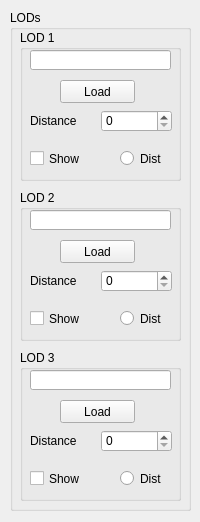
<?xml version="1.0" encoding="UTF-8"?>
<ui version="4.0">
 <class>lodsBox</class>
 <widget class="QWidget" name="lodsBox">
  <property name="geometry">
   <rect>
    <x>0</x>
    <y>0</y>
    <width>200</width>
    <height>522</height>
   </rect>
  </property>
  <property name="windowTitle">
   <string>Form</string>
  </property>
  <widget class="QGroupBox" name="groupBox">
   <property name="geometry">
    <rect>
     <x>10</x>
     <y>10</y>
     <width>181</width>
     <height>501</height>
    </rect>
   </property>
   <property name="title">
    <string>LODs</string>
   </property>
   <widget class="QGroupBox" name="groupLOD1">
    <property name="geometry">
     <rect>
      <x>10</x>
      <y>20</y>
      <width>161</width>
      <height>151</height>
     </rect>
    </property>
    <property name="title">
     <string>LOD 1</string>
    </property>
    <widget class="QPushButton" name="loadButton">
     <property name="geometry">
      <rect>
       <x>40</x>
       <y>50</y>
       <width>75</width>
       <height>23</height>
      </rect>
     </property>
     <property name="text">
      <string>Load</string>
     </property>
    </widget>
    <widget class="QLineEdit" name="FileNameLine">
     <property name="geometry">
      <rect>
       <x>10</x>
       <y>20</y>
       <width>141</width>
       <height>20</height>
      </rect>
     </property>
    </widget>
    <widget class="QSpinBox" name="distance">
     <property name="geometry">
      <rect>
       <x>81</x>
       <y>80</y>
       <width>71</width>
       <height>22</height>
      </rect>
     </property>
    </widget>
    <widget class="QLabel" name="label">
     <property name="geometry">
      <rect>
       <x>10</x>
       <y>75</y>
       <width>71</width>
       <height>31</height>
      </rect>
     </property>
     <property name="text">
      <string>Distance</string>
     </property>
    </widget>
    <widget class="QCheckBox" name="showCheckBox">
     <property name="geometry">
      <rect>
       <x>10</x>
       <y>120</y>
       <width>71</width>
       <height>17</height>
      </rect>
     </property>
     <property name="text">
      <string>Show</string>
     </property>
    </widget>
    <widget class="QRadioButton" name="distButton">
     <property name="geometry">
      <rect>
       <x>100</x>
       <y>120</y>
       <width>51</width>
       <height>17</height>
      </rect>
     </property>
     <property name="text">
      <string>Dist</string>
     </property>
    </widget>
   </widget>
   <widget class="QGroupBox" name="groupLOD2">
    <property name="geometry">
     <rect>
      <x>10</x>
      <y>180</y>
      <width>161</width>
      <height>151</height>
     </rect>
    </property>
    <property name="title">
     <string>LOD 2</string>
    </property>
    <widget class="QPushButton" name="loadButton_2">
     <property name="geometry">
      <rect>
       <x>40</x>
       <y>50</y>
       <width>75</width>
       <height>23</height>
      </rect>
     </property>
     <property name="text">
      <string>Load</string>
     </property>
    </widget>
    <widget class="QLineEdit" name="FileNameLine_2">
     <property name="geometry">
      <rect>
       <x>10</x>
       <y>20</y>
       <width>141</width>
       <height>20</height>
      </rect>
     </property>
    </widget>
    <widget class="QSpinBox" name="distance_2">
     <property name="geometry">
      <rect>
       <x>81</x>
       <y>80</y>
       <width>71</width>
       <height>22</height>
      </rect>
     </property>
    </widget>
    <widget class="QLabel" name="label_2">
     <property name="geometry">
      <rect>
       <x>10</x>
       <y>75</y>
       <width>71</width>
       <height>31</height>
      </rect>
     </property>
     <property name="text">
      <string>Distance</string>
     </property>
    </widget>
    <widget class="QCheckBox" name="showCheckBox_2">
     <property name="geometry">
      <rect>
       <x>10</x>
       <y>120</y>
       <width>71</width>
       <height>17</height>
      </rect>
     </property>
     <property name="text">
      <string>Show</string>
     </property>
    </widget>
    <widget class="QRadioButton" name="distButton_2">
     <property name="geometry">
      <rect>
       <x>100</x>
       <y>120</y>
       <width>51</width>
       <height>17</height>
      </rect>
     </property>
     <property name="text">
      <string>Dist</string>
     </property>
    </widget>
   </widget>
   <widget class="QGroupBox" name="groupLOD3">
    <property name="geometry">
     <rect>
      <x>10</x>
      <y>340</y>
      <width>161</width>
      <height>151</height>
     </rect>
    </property>
    <property name="title">
     <string>LOD 3</string>
    </property>
    <widget class="QPushButton" name="loadButton_4">
     <property name="geometry">
      <rect>
       <x>40</x>
       <y>50</y>
       <width>75</width>
       <height>23</height>
      </rect>
     </property>
     <property name="text">
      <string>Load</string>
     </property>
    </widget>
    <widget class="QLineEdit" name="FileNameLine_4">
     <property name="geometry">
      <rect>
       <x>10</x>
       <y>20</y>
       <width>141</width>
       <height>20</height>
      </rect>
     </property>
    </widget>
    <widget class="QSpinBox" name="distance_4">
     <property name="geometry">
      <rect>
       <x>81</x>
       <y>80</y>
       <width>71</width>
       <height>22</height>
      </rect>
     </property>
    </widget>
    <widget class="QLabel" name="label_4">
     <property name="geometry">
      <rect>
       <x>10</x>
       <y>75</y>
       <width>71</width>
       <height>31</height>
      </rect>
     </property>
     <property name="text">
      <string>Distance</string>
     </property>
    </widget>
    <widget class="QCheckBox" name="showCheckBox_4">
     <property name="geometry">
      <rect>
       <x>10</x>
       <y>120</y>
       <width>71</width>
       <height>17</height>
      </rect>
     </property>
     <property name="text">
      <string>Show</string>
     </property>
    </widget>
    <widget class="QRadioButton" name="distButton_4">
     <property name="geometry">
      <rect>
       <x>100</x>
       <y>120</y>
       <width>51</width>
       <height>17</height>
      </rect>
     </property>
     <property name="text">
      <string>Dist</string>
     </property>
    </widget>
   </widget>
  </widget>
 </widget>
 <resources/>
 <connections/>
</ui>
